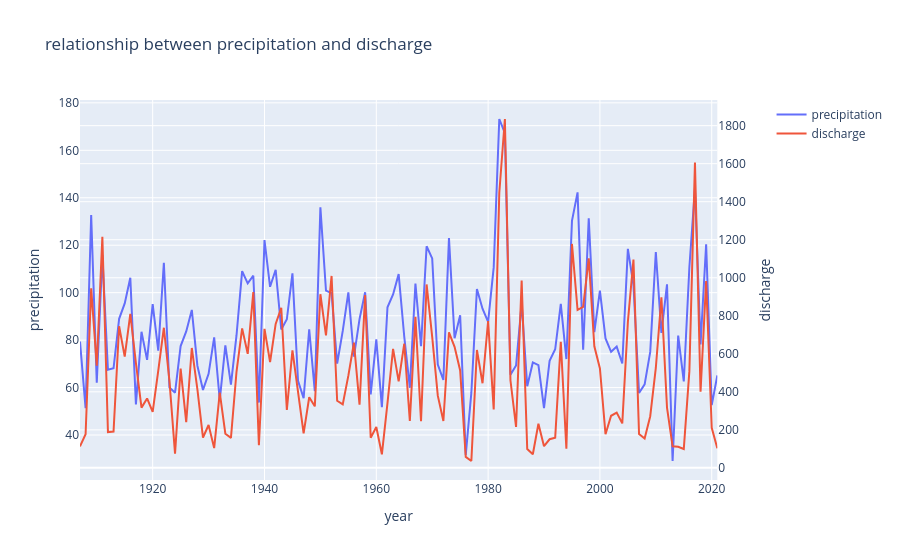

The notebook cell this image was saved under:
### Code cell
fig2 = make_subplots(specs=[[{"secondary_y": True}]])
fig2.add_trace(
    go.Scatter(x=precy['year'], y=precy['precipitation'], name="precipitation"),
    secondary_y=False)
 
# Use add_trace function and specify secondary_y axes = True.
fig2.add_trace(
    go.Scatter(x=precy['year'], y=precy['discharge'], name="discharge"),
    secondary_y=True,)
 
# Adding title text to the figure
fig2.update_layout(
    title_text="relationship between precipitation and discharge"
)
 
# Naming x-axis
fig2.update_xaxes(title_text="year")
 
# Naming y-axes
fig2.update_yaxes(title_text="precipitation", secondary_y=False)
fig2.update_yaxes(title_text="discharge", secondary_y=True)
